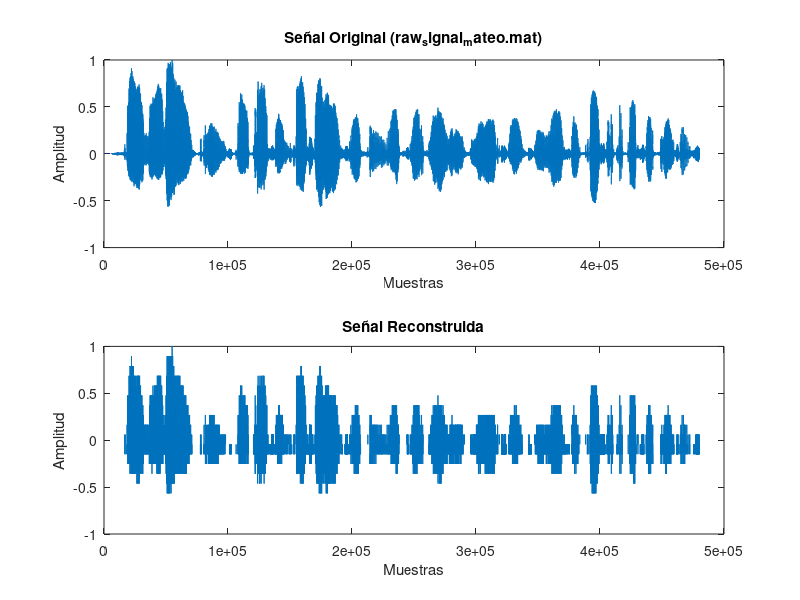

MATLAB code to generate this figure:
% Paso 7: Demodulacion
clear;
clc;

% Cargar la señal desde 'raw
load('raw_signal_mateo.mat');  % Asegúrate de que la ruta es correcta

% Verificar la variable cargada
whos;

% Suponemos que la variable en 'raw_signal_jeff.mat' se llama 'signal'
% Si tiene otro nombre, reemplázalo con el nombre correcto
signal_data = signal;  % Reemplaza con el nombre correcto si es diferente

% Mostrar tamaño de la señal cargada
disp(['Tamaño de la señal cargada: ', num2str(length(signal_data))]);

% Normalizar la señal para convertirla en un rango adecuado para la modulación
normalized_signal = (signal_data - min(signal_data)) / (max(signal_data) - min(signal_data));

% Modulación 16-QAM (Quadrature Amplitude Modulation)
M = 16;    % Usamos 16-QAM
mod_signal = qammod(floor(normalized_signal * (M-1)), M);  % Mapear a valores de 0 a M-1

% Agregar ruido blanco aditivo (AWGN)
SNR = 20; % Relación señal-ruido en dB
signal_noisy = awgn(mod_signal, SNR, 'measured');  % Señal ruidosa

% Demodulación 16-QAM
demod_signal = qamdemod(signal_noisy, M);  % Demodulación

% Reconstrucción de la señal a partir de los valores demodulados
reconstructed_signal = demod_signal / (M-1);  % Normalizar nuevamente

% Escalar la señal reconstruida a los valores de amplitud originales
reconstructed_signal = reconstructed_signal * (max(signal_data) - min(signal_data)) + min(signal_data);

% Asegurarnos de que la señal reconstruida tenga la misma longitud que la señal original
reconstructed_signal = reconstructed_signal(1:length(signal_data));

% Recortar la señal reconstruida a un rango permitido [-1, 1] para evitar clipping
reconstructed_signal = max(min(reconstructed_signal, 1), -1);

% Guardar la señal reconstruida como un archivo de audio
audiowrite('reconstructed_signal_from_mat.wav', reconstructed_signal, 44100);  % Guardar la señal reconstruida

% Reproducir la señal original (raw_signal_jeff)
disp('Reproduciendo la señal original...');
sound(signal_data, 44100);  % Reproducir la señal original
pause(length(signal_data) / 44100);  % Pausar hasta que termine la reproducción

% Reproducir la señal reconstruida
disp('Reproduciendo la señal reconstruida...');
sound(reconstructed_signal, 44100);  % Reproducir la señal reconstruida

% Cálculo del SNR entre la señal original y la reconstruida
signal_power = mean(abs(signal_data).^2);
noise_power = mean(abs(reconstructed_signal - signal_data).^2);
SNR_calculated = 10 * log10(signal_power / noise_power);

% Mostrar SNR calculado
disp(['SNR Calculado: ', num2str(SNR_calculated), ' dB']);

% Guardar la métrica SNR en un archivo
fid = fopen('metrics_from_mat.txt', 'w');
fprintf(fid, 'SNR Calculado: %.2f dB\n', SNR_calculated);
fclose(fid);

% Graficar la señal original y la reconstruida
figure;

subplot(2,1,1);
plot(signal_data);
title('Señal Original (raw_signal_mateo.mat)');
xlabel('Muestras');
ylabel('Amplitud');

subplot(2,1,2);
plot(reconstructed_signal);
title('Señal Reconstruida');
xlabel('Muestras');
ylabel('Amplitud');

% Guardar el gráfico en un archivo
saveas(gcf, 'signal_reconstruction_from_mat_plot.png');
